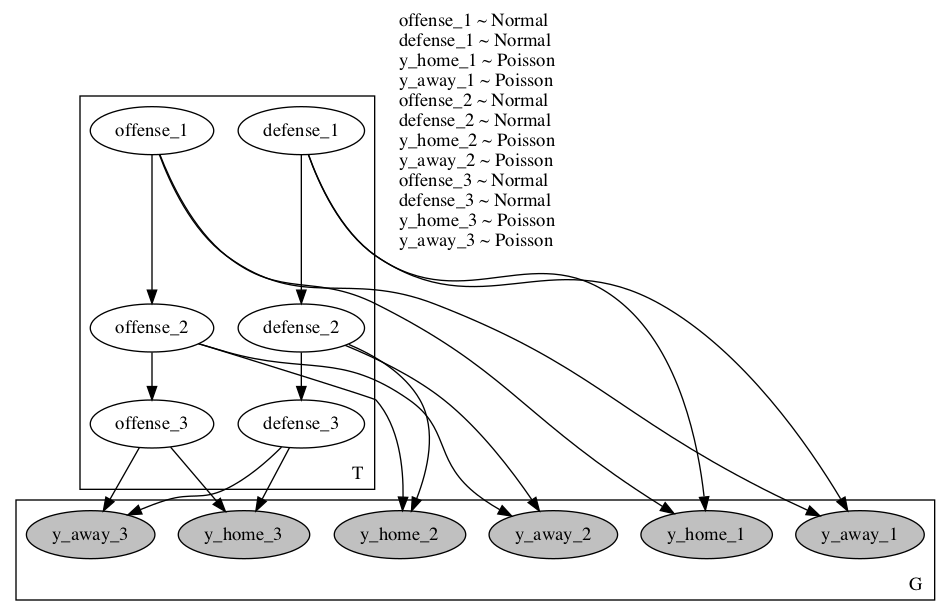

Generate this figure with Python:
import numpy as np
import torch
import torch.nn as nn
import pyro
import pyro.distributions as dist
from pyro.infer.svi import SVI
from pyro.infer import Trace_ELBO, Predictive
from pyro.optim import ClippedAdam
import pyro.distributions.constraints as constraints
import argparse
from typing import Tuple, Optional
import pandas as pd
import matplotlib.pyplot as plt
import time


DEFENSE_VECTOR_DIMENSIONS = 8
OFFENSE_VECTOR_DIMENSIONS = 9
N_CONFERENCES = 33


def get_team_ids(df):
    return df['HTeamID'].unique()


class DeepMarkovModel(nn.Module):
    """
    This is a deep markov model inspired by "Structured Inference Networks for Nonlinear State Space Models" Rahul G. Krishnan et. al. https://arxiv.org/abs/1609.09869
    """

    def __init__(self, alpha_input_size: int, beta_input_size: int, rnn_dim: int, hidden_dim: int, conferences: torch.tensor):
        super(DeepMarkovModel, self).__init__()
        self.combiner = CombinerNetwork(rnn_dim, hidden_dim)
        self.transition = TransitionFunction(rnn_dim, hidden_dim)
        self.emitter = EmitterNetwork(hidden_dim)
        self.alpha_rnn = nn.GRU(
            input_size=alpha_input_size, hidden_size=rnn_dim, batch_first=True)
        self.beta_rnn = nn.GRU(
            input_size=beta_input_size, hidden_size=rnn_dim, batch_first=True)
        self.alpha_0 = nn.Parameter(torch.zeros(hidden_dim))
        self.beta_0 = nn.Parameter(torch.zeros(hidden_dim))
        self.alpha_q_0 = nn.Parameter(torch.zeros(hidden_dim))
        self.beta_q_0 = nn.Parameter(torch.zeros(hidden_dim))
        self.alpha_h_0 = nn.Parameter(torch.zeros(rnn_dim))
        self.beta_h_0 = nn.Parameter(torch.zeros(rnn_dim))
        self.home_court_advantage = nn.Parameter(
            torch.tensor(1, dtype=torch.float))
        self.conferences = conferences

    def sample_new_game_score(self, alpha_t_1: torch.tensor, beta_t_1: torch.tensor, home_team_id: int, away_team_id: int):
        z_h_t = torch.concat(
            alpha_t_1[home_team_id], beta_t_1[away_team_id], dim=-1)
        y_h_t = pyro.sample("y_h", dist.Poisson(self.emitter(z_h_t)))

        z_a_t = torch.concat(
            alpha_t_1[away_team_id], beta_t_1[home_team_id], dim=-1)
        y_a_t = pyro.sample("y_a", dist.Poisson(self.emitter(z_a_t)))
        return y_h_t, y_a_t

    # The model is p(x_{1:T}, z_{1:T}) = p(x_{1:T} | z_{t:T}) * p(z_{1:T})
    def model(self, season_scores, offense_game_sequence_data, defense_game_sequence_data):
        """
        Defines the probablisitc model for predicting basketball scores.


        Inputs:
            season_scores - A T x |G| x 4 matrix which contains sequence of games held at a particular time step within a season. First column is score of the home team, and second column is score of the away team.
        """
        T = max(season_scores['DayNum'].unique())
        confs_for_season = self.conferences[str(
            season_scores['Season'].unique()[0])]
        pyro.module("dmm", self)
        # Start each conference strength score as 1, indicating that no conference has any advantage over another and
        # let the model learn from the data to set these conference strengths appropriately.
        conference_strength_scores = pyro.param(
            "conference_strengths", torch.ones(N_CONFERENCES), constraint=constraints.positive)
        # Start off as 1, which indicates that home court does not provide any advatange.
        home_court_advantage = pyro.param(
            "home_court_advantage", torch.tensor(1, dtype=torch.float), constraint=constraints.positive)

        n_teams = offense_game_sequence_data.size(0)

        prev_alpha = self.alpha_0.expand(n_teams, self.alpha_0.size(0))
        prev_beta = self.beta_0.expand(n_teams, self.beta_0.size(0))

        for t in pyro.markov(range(1, T)):
            games_on_day = season_scores[season_scores['DayNum'] == t]
            teams_playing_on_day = list(
                set(games_on_day['HTeamID'].unique()).union(games_on_day['ATeamID'].unique()))
            team_ids = torch.Tensor(teams_playing_on_day).type(torch.int64)
            mask = torch.zeros(n_teams).scatter_(-1, team_ids, 1.0).bool()
            # Only sample for teams that are playing on the given day.
            with pyro.plate("T"):
                with pyro.poutine.mask(mask=mask):
                    # Team's offense and defense capabilities
                    mean_alpha, loc_alpha, mean_beta, loc_beta = self.transition(
                        prev_alpha, prev_beta)
                    alpha_t = pyro.sample(
                        f"offense_{t}", dist.Normal(mean_alpha, loc_alpha).to_event(1))
                    beta_t = pyro.sample(
                        f"defense_{t}", dist.Normal(mean_beta, loc_beta).to_event(1))

            with pyro.plate("G"):
                home_ids, away_ids = torch.Tensor(games_on_day['HTeamID'].to_numpy()).int(
                ), torch.Tensor(games_on_day['ATeamID'].to_numpy()).int()
                # Concatenate the offense for the home team with the defense vector for the away team.
                z_h_t = torch.concat(
                    (alpha_t[home_ids], beta_t[away_ids]), dim=-1)
                home_conference_advantage = conference_strength_scores[confs_for_season[home_ids].int()
                                                                       ] / conference_strength_scores[confs_for_season[away_ids].int()]

                # If the game is neutral, the set the home court advantange to 1.

                # hcourt_adv = torch.tensor(n_games, home_court_advantage)
                # hcourt_adv[games_on_day['loc'] == 'N'] = 1

                pyro.sample(f"y_home_{t}", dist.Poisson(
                    home_court_advantage * home_conference_advantage * self.emitter(z_h_t)).to_event(1), obs=torch.Tensor(games_on_day['HScore'].to_numpy()))
                # Concatenate the offense for the away team with the defense vector for the home team.
                z_a_t = torch.concat(
                    (alpha_t[away_ids], beta_t[home_ids]), dim=-1)
                pyro.sample(f"y_away_{t}", dist.Poisson(
                    (1 / home_conference_advantage) * self.emitter(z_a_t)).to_event(1), obs=torch.Tensor(games_on_day['AScore'].to_numpy()))

            prev_alpha, prev_beta = alpha_t, beta_t

    # The guide is the variational distribution q(z_{1:T} | x_{1:T})
    # This is *independent* of the other team. Only the outcome of the game is dependent on the team.

    def guide(self, season_scores, offense_game_sequence_data, defense_game_sequence_data):
        T = max(season_scores['DayNum'].unique())
        pyro.module("dmm", self)

        n_teams = offense_game_sequence_data.size(0)
        h_alpha_0 = self.alpha_h_0.expand(1, n_teams, self.alpha_h_0.size(0))
        h_beta_0 = self.beta_h_0.expand(1, n_teams, self.beta_h_0.size(0))
        alpha_hidden_states, _ = self.alpha_rnn(
            offense_game_sequence_data, h_alpha_0)
        beta_hidden_states, _ = self.beta_rnn(
            defense_game_sequence_data, h_beta_0)

        prev_alpha = self.alpha_q_0.expand(n_teams, self.alpha_0.size(0))
        prev_beta = self.beta_q_0.expand(n_teams, self.beta_0.size(0))

        game_seq_count_per_team = torch.zeros(n_teams).int()
        # Feed the data into recurrent neural network to get evolution of team offensive and defensive stats in the rnn hidden states h_t
        for t in pyro.markov(range(1, T)):
            games_on_day = season_scores[season_scores['DayNum'] == t]
            teams_playing_on_day = list(
                set(games_on_day['HTeamID'].unique()).union(games_on_day['ATeamID'].unique()))
            team_ids = torch.Tensor(teams_playing_on_day).type(torch.int64)
            mask = torch.zeros(n_teams).scatter_(-1,
                                                 team_ids, 1.0).bool()
            offense_hidden = torch.stack([alpha_hidden_states[team_id, time_step]
                                          for team_id, time_step in enumerate(game_seq_count_per_team)]).float()
            defense_hidden = torch.stack([beta_hidden_states[team_id, time_step]
                                          for team_id, time_step in enumerate(game_seq_count_per_team)]).float()
            # Get all hidden states for each team, at time t-1.
            mean_alpha, loc_alpha, mean_beta, loc_beta = self.combiner(
                prev_alpha, offense_hidden, prev_beta, defense_hidden)

            # Only sample from the teams that actually have games on the current day.
            with pyro.plate("T"):
                with pyro.poutine.mask(mask=mask):
                    alpha_t = pyro.sample(
                        f"offense_{t}", dist.Normal(mean_alpha, loc_alpha).to_event(1))
                    beta_t = pyro.sample(
                        f"defense_{t}", dist.Normal(mean_beta, loc_beta).to_event(1))

            prev_alpha = alpha_t
            prev_beta = beta_t
            # These teams have played 1 game, so increment game count.
            game_seq_count_per_team[team_ids] += 1
            game_seq_count_per_team = torch.clip(
                game_seq_count_per_team, 0, offense_game_sequence_data.size(1)-1)


class TransitionFunction(nn.Module):
    """
    Parameterizes the distribution P(z_t | z_t_1) which is assumed to be Gaussian with
    a mean and a diagonal covariance. This is used in the probability model.
    """

    def __init__(self, rnn_dim: int, hidden_dim: int):
        super(TransitionFunction, self).__init__()
        # Offense latent variable
        self.gru_alpha = nn.GRUCell(hidden_dim, rnn_dim)
        self.hidden_to_mean_alpha = nn.Linear(rnn_dim, hidden_dim)
        self.hidden_to_loc_alpha = nn.Linear(rnn_dim, hidden_dim)

        # Defense latent variable
        self.gru_beta = nn.GRUCell(hidden_dim, rnn_dim)
        self.hidden_to_mean_beta = nn.Linear(rnn_dim, hidden_dim)
        self.hidden_to_loc_beta = nn.Linear(rnn_dim, hidden_dim)
        self.softplus = nn.Softplus()

    def forward(self, alpha_t_1: torch.tensor, beta_t_1: torch.tensor) -> Tuple[torch.tensor, torch.tensor, torch.tensor, torch.tensor]:
        h_t = self.gru_alpha(alpha_t_1)
        mean_alpha = self.hidden_to_mean_alpha(h_t)
        loc_alpha = self.softplus(self.hidden_to_loc_alpha(h_t))

        h_t = self.gru_beta(beta_t_1)
        mean_beta = self.hidden_to_mean_beta(h_t)
        loc_beta = self.softplus(self.hidden_to_loc_beta(h_t))
        return mean_alpha, loc_alpha, mean_beta, loc_beta


class EmitterNetwork(nn.Module):
    """
    Neural network which is a function mapping from a latent space representation to a real number
    that parameterizes a Poisson distribution. In other words, if f: R^d -> R is our emitter function,
    P(y_t | z_t) ~ Poisson(f(z_t)).
    """

    def __init__(self, hidden_dim: int):
        super(EmitterNetwork, self).__init__()
        # Takes in offense and defense vectors concatenated.
        hidden_dim *= 2
        self.regression_network = nn.Sequential(
            nn.Linear(hidden_dim, hidden_dim // 2),
            nn.ReLU(),
            nn.Linear(hidden_dim // 2, hidden_dim // 4),
            nn.ReLU(),
            nn.Linear(hidden_dim // 4, 1),
            # Softplus at the end since we want a positive value.
            nn.Softplus()
        )

    def forward(self, z_t: torch.tensor) -> torch.tensor:
        return self.regression_network(z_t).float()


class CombinerNetwork(nn.Module):
    """
    Neural network which takes in a latent vector at time step t-1 and produces a mean + co-variance matrix
    which parameterazies a normal distribution for the latent vector at time step t. In other words,
    P(z_t| z_{t-1}, x_{t}, ..., x_{1}) ~ Normal(). This is used for approximating the variational family.
    """

    def __init__(self, rnn_dim: int, hidden_dim: int):
        super(CombinerNetwork, self).__init__()
        self.alpha_rnn_to_hidden = nn.Linear(hidden_dim, rnn_dim)
        self.alpha_hidden_to_mean = nn.Linear(rnn_dim, hidden_dim)
        self.alpha_hidden_to_loc = nn.Linear(rnn_dim, hidden_dim)

        self.beta_rnn_to_hidden = nn.Linear(hidden_dim, rnn_dim)
        self.beta_hidden_to_mean = nn.Linear(rnn_dim, hidden_dim)
        self.beta_hidden_to_loc = nn.Linear(rnn_dim, hidden_dim)
        self.tanh = nn.Tanh()
        self.softplus = nn.Softplus()

    def forward(self, alpha_t_1: torch.tensor, h_alpha_t_1: torch.tensor, beta_t_1: torch.tensor, h_beta_t_1: torch.tensor) -> torch.tensor:
        z_alpha_combined = 0.5 * \
            (self.tanh(self.alpha_rnn_to_hidden(alpha_t_1)) + h_alpha_t_1)
        z_alpha_mean = self.beta_hidden_to_mean(z_alpha_combined)
        z_alpha_loc = self.softplus(self.beta_hidden_to_loc(z_alpha_combined))

        z_beta_combined = 0.5 * \
            (self.tanh(self.beta_rnn_to_hidden(beta_t_1)) + h_beta_t_1)
        z_beta_mean = self.beta_hidden_to_mean(z_beta_combined)
        z_beta_loc = self.softplus(self.beta_hidden_to_loc(z_beta_combined))
        return z_alpha_mean, z_alpha_loc, z_beta_mean, z_beta_loc


class Plotter:
    def __init__(self):
        plt.ion()
        self.iterations = []
        self.elbo = []
        # # creating subplot and figure
        self.fig, self.axes = plt.subplots(nrows=1, ncols=1, figsize=(7, 7))

    def update_plot(self, elbo: float):
        self.iterations.append(len(self.iterations))
        self.elbo.append(elbo)
        self._clear_axes()
        self.axes.set_xlabel('Iterations')
        self.axes.set_ylabel('ELBO Loss')
        self.axes.set_title('ELBO Loss vs Iteration')
        self.axes.plot(self.iterations, self.elbo)
        self.fig.canvas.draw()
        self.fig.canvas.flush_events()
        plt.pause(0.01)

    def final_plot(self):
        self._clear_axes()
        self.axes.set_xlabel('Iterations')
        self.axes.set_ylabel('ELBO Loss')
        self.axes.set_title('ELBO Loss vs Iteration')
        self.axes.plot(self.iterations, self.elbo)

    def _clear_axes(self):
        self.axes.clear()


def train(args):
    conferences = torch.load("./conferences.pt")
    dmm = DeepMarkovModel(OFFENSE_VECTOR_DIMENSIONS, DEFENSE_VECTOR_DIMENSIONS,
                          args.rnn_dim, args.hidden_dim, conferences)
    optimizer = ClippedAdam({'lr': args.learning_rate})
    svi = SVI(dmm.model, dmm.guide, optimizer, loss=Trace_ELBO())

    train_scores, train_offense_sequences, train_defense_sequences = pd.read_csv(
        "./team_scores_train.csv"), torch.load("train_offense_sequence_data.pt"), torch.load("train_defense_sequence_data.pt")
    test_scores, test_offense_sequences, test_defense_sequences = pd.read_csv(
        "./team_scores_test.csv"), torch.load("test_offense_sequence_data.pt"), torch.load("test_defense_sequence_data.pt")

    train_seasons = train_scores['Season'].unique()
    test_seasons = test_scores['Season'].unique()
    plotter = Plotter()
    for epoch in range(1, args.epochs+1):
        start_time = time.time()
        dmm.train()
        train_loss = 0.
        print(f'Epoch {epoch}:')
        # Batch by season
        for season in train_seasons:
            print('season ', season)
            offense_sequence = train_offense_sequences[str(
                season)]
            defense_sequence = train_defense_sequences[str(season)]
            train_loss += svi.step(train_scores[train_scores['Season'] == season].reset_index(
                drop=True), offense_sequence, defense_sequence)
        print('Train loss: {:.2f}'.format(train_loss))

        if epoch % args.eval_frequency == 0:
            dmm.eval()
            test_loss = 0.
            for season in test_seasons:
                offense_sequence = test_offense_sequences[str(
                    season)]
                defense_sequence = test_defense_sequences[str(season)]
                test_loss += svi.evaluate_loss(test_scores[test_scores['Season'] == season],
                                               offense_sequence, defense_sequence)
            print('Home court coefficient',
                  pyro.get_param_store().get_param("home_court_advantage"))
            print('Conference strengths',
                  pyro.get_param_store().get_param("conference_strengths"))
            print('Test loss {:.2f}'.format(test_loss))

        if epoch % args.save_frequency == 0:
            file_suffix = f"""lr={args.learning_rate}_rnnsize={
                args.rnn_dim}_hidden={args.hidden_dim}_epoch={epoch}"""
            torch.save(dmm.state_dict(), f"dmm_{file_suffix}.pt")
            optimizer.save(f"optimizer_state_{file_suffix}.pt")

        plotter.update_plot(train_loss)
        print(f'Epoch time {time.time() - start_time}')

    print('Training complete')
    print('Saving final model...')
    file_suffix = f"""lr={args.learning_rate}_rnnsize={
        args.rnn_dim}_hidden={args.hidden_dim}_done"""
    torch.save(dmm.state_dict(), f"dmm_{file_suffix}.pt")
    optimizer.save(f"optimizer_state_{file_suffix}.pt")
    print('Model saved.')
    plotter.final_plot()


def main():
    parser = argparse.ArgumentParser()

    parser.add_argument(
        '--train', help='Whether to train the model', action='store_true')
    parser.add_argument(
        '--infer', help='Whether to run inference', action='store_true')
    parser.add_argument(
        '--render_model', help='Whether to just render the model', action='store_true')
    parser.add_argument(
        '--rnn_dim', help='Defines the number of dimensions for the rnn hidden state.', type=int, default=50)
    parser.add_argument(
        '--hidden_dim', help='Defines the number of hidden dimensions for the model.', type=int, default=50)
    parser.add_argument(
        '--epochs', help='Number of epochs to run the model for.', type=int, default=20)
    parser.add_argument(
        '--learning_rate', help='Learning rate to use while training', type=float, default=0.1)
    parser.add_argument(
        '--eval_frequency', help='Frequency at which to evaluate the model', type=int, default=10
    )
    parser.add_argument(
        '--save_frequency', help='Frequency at which to save the model', type=int, default=10)
    parser.add_argument('--saved_model', help='Filepath to saved model')

    args = parser.parse_args()
    if args.render_model:
        game_scores = pd.read_csv("./processed_regular_season_stats.csv")
        conferences = torch.load("./conferences.pt")
        print(conferences)
        model = DeepMarkovModel(OFFENSE_VECTOR_DIMENSIONS, DEFENSE_VECTOR_DIMENSIONS,
                                args.rnn_dim, args.hidden_dim, conferences)
        pyro.render_model(model.model, model_args=(
            game_scores[game_scores['Season'] == 2019], torch.load("train_offense_sequence_data.pt")["2019"], None), render_distributions=True, filename="model.png")
    elif args.train:
        train(args)
    else:
        print('Exiting.')


if __name__ == '__main__':
    main()
